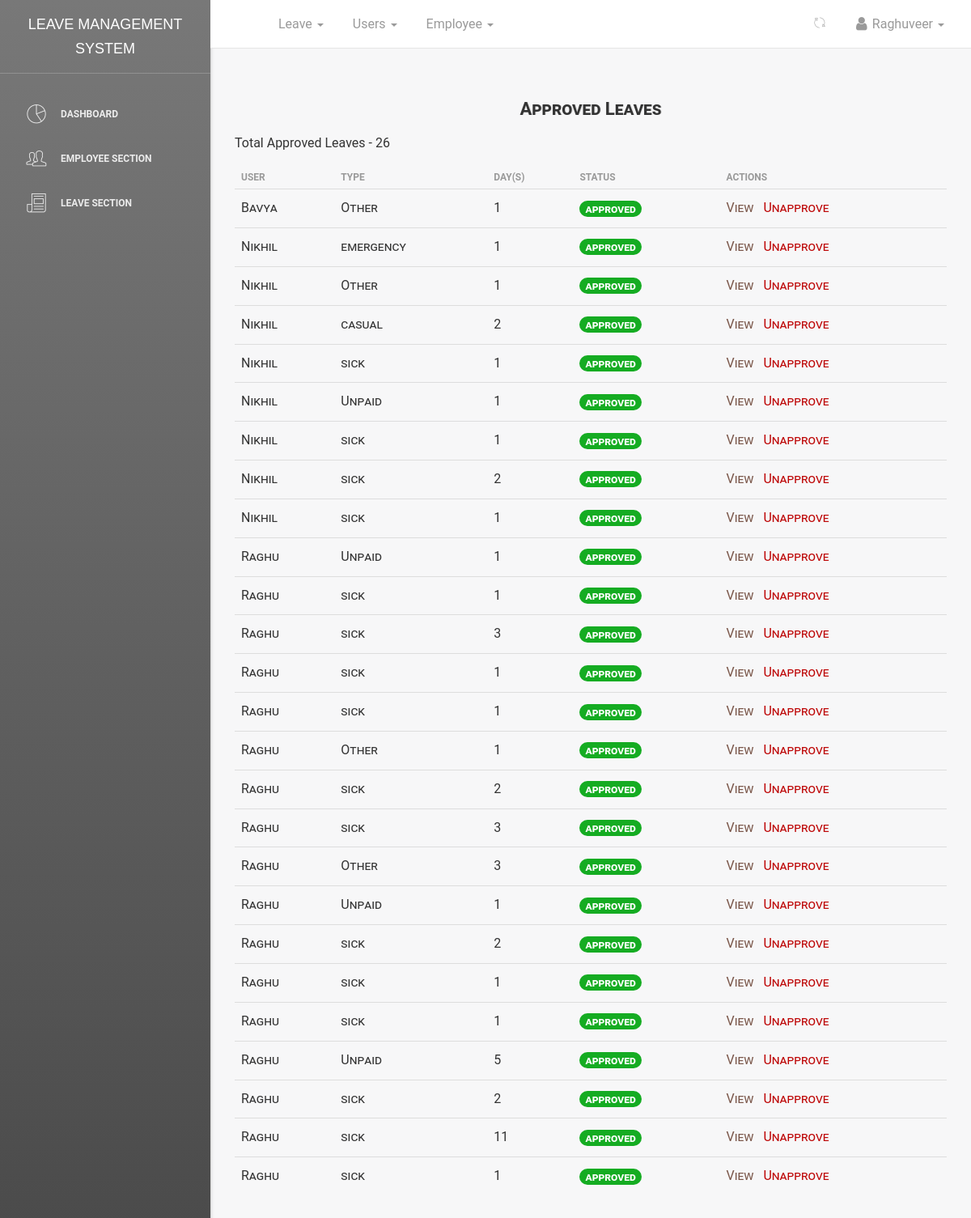
Page /dashboard/leaves/approved/all/ (signed in) on the committed database.
### leave/models.py (models this page shows, shortened)
class Leave(models.Model):
    user = models.ForeignKey(User, on_delete=models.CASCADE, default=1)
    startdate = models.DateField(verbose_name=_('Start Date'), help_text='leave start date is on ..', null=True,
                                 blank=False)
    enddate = models.DateField(verbose_name=_('End Date'), help_text='comes back on', null=True, blank=False)
    leavetype = models.CharField(choices=LEAVE_TYPE, max_length=25, default=SICK, null=True, blank=False)
    reason = models.CharField(verbose_name=_('Reason for Leave'), max_length=255,
                              help_text='add additional information for leave', null=True, blank=True)
    status = models.CharField(max_length=12, default='pending')  # pending,approved,rejected,cancelled
    is_approved = models.BooleanField(default=False)  # hide
    updated = models.DateTimeField(auto_now=True, auto_now_add=False)
    created = models.DateTimeField(auto_now=False, auto_now_add=True)
    objects = LeaveManager()
    Tempdays = 0
    date_of_approved_leave = 0
    class Meta:
        verbose_name = _('Leave')
        verbose_name_plural = _('Leaves')
        ordering = ['-created']  # recent objects
    def businessDays(self, startdate, enddate):
        from datetime import timedelta
        test_date1, test_date2 = startdate, enddate
        dates = (test_date1 + timedelta(idx+1) for idx in range((test_date2 - test_date1).days))
        res = sum(1 for day in dates if day.weekday() < 5)
        holiday_list = [
            (12, 25),  # Christmas
            (7, 4)  # New Year
        ]
        for holiday_month, holiday_day in holiday_list:
            holiday_date = startdate.replace(month=holiday_month, day=holiday_day)
            if startdate <= holiday_date <= enddate:
                res -= 1
        return res
    @property
    def leave_days(self):
        days_count = ''
        startdate = self.startdate
        enddate = self.enddate
        if startdate > enddate:
            return
        dates = (enddate - startdate)
        Leave.Tempdays = dates.days
        print("leaves applied", Leave.Tempdays)
        busineesDay = self.businessDays(startdate, enddate)
        print("busineesDay : ", busineesDay)
        Leave.Tempdays = busineesDay
        Leave.date_of_approved_leave = self.created
        return busineesDay

### dashboard/views.py (the view)
# urls.py: path('leaves/approved/all/', views.leaves_approved_list, name='approvedleaveslist'),
def leaves_approved_list(request):
    if not request.user.is_superuser:
        return redirect('/')
    department_id = None
    if request.user.username == "Raghuveer":
        department_id = 3
    elif request.user.username == "Akhil":
        department_id = 4
    elif request.user.username == "Vasu":
        department_id = 2
    if department_id:
        leaves = Leave.objects.all_approved_leaves().filter(user__employee__department_id=department_id)
    return render(request, 'dashboard/leaves_approved.html', {'leave_list': leaves, 'title': 'approved leave list'})

### leave/manager.py (called while the page is built)
    def all_approved_leaves(self):
        return super().get_queryset().filter(status='approved')

### templates/dashboard/leaves_approved.html (shortened to what this page needs)
{% extends '_layout.html' %}
{% block navheader %}
{% include 'includes/navheader_employee_app.html' %}
{% endblock %}
{% block content %}
<section class="content">
    <section class="container-fluid">
        <section class="row">
            <section class="col col-sm-12 offset-sm-2">
                <div class="table-responsive table-shadow">
                    <div class="text-center table-description">
                        <h4 class="title-h3" style="text-shadow: 1px 0px rgba(0,0,0,0.11)">Approved Leaves</h4>
                    </div>
                    <section class="total-leaves-count">
                        {% if leave_list %}
                        <p>Total Approved Leaves - <span>{{ leave_list.count }}</span></p>
                        {% endif %}
                    </section>
                    <table class="table">
                        <thead>
                        <tr>
                            <th scope="col"><b>User</b></th>
                            <th scope="col"><b>Type</b></th>
                            <th scope="col"><b>Day(s)</b></th>
                            <th scope="col"><b>Status</b></th>
                            <th scope="col"><b>Actions</b></th>
                        </tr>
                        </thead>
                        <tbody>
                        {% for leave in leave_list %}
                        <tr>
                            <td>{{ leave.user }}</td>
                            <td>{{ leave.leavetype}}</td>
                            <td>{{ leave.leave_days }}</td>
                            <td><span class="badge badge-success"
                                      style="background-color:rgb(21, 172, 34); font-size: 14px;">{{ leave.status }}</span>
                            </td>
                            <td>
                                <a href="{% url 'dashboard:userleaveview' leave.id %}" style="color: #795548;">
                                    <span>View &nbsp;</span>
                                </a>
                                <a href="{% url 'dashboard:userleaveunapprove' leave.id %}" style="color:#bd0404;">
                                    <span>Unapprove</span>
                                </a>
                            </td>
                        </tr>
                        {% endfor %}
                        </tbody>
                    </table>
                </div>
            </section>
        </section>
    </section>
</section>
{% endblock %}

### templates/includes/navheader_employee_app.html (shortened to what this page needs)
{% load static %}
<nav class="navbar navbar-default navbar-fixed shadow">
    <div class="container-fluid">
        <div class="collapse navbar-collapse">
            <ul class="nav navbar-nav navbar-left">
                <li>
                    <a href="" class="dropdown-toggle" data-toggle="dropdown">
                    </a>
                </li>
                <li class="dropdown">
                    <a href="" class="dropdown-toggle" data-toggle="dropdown">
                        <p>
                            Leave
                            <b class="caret"></b>
                        </p>
                    </a>
                </li>
                {% if request.user.is_superuser %}
                <li class="dropdown">
                    <a href="" class="dropdown-toggle" data-toggle="dropdown">
                        <p>
                            Users
                            <b class="caret"></b>
                        </p>
                    </a>
                </li>
                {% endif %}
                {% if request.user.is_superuser %}
                <li class="dropdown">
                    <a href="" class="dropdown-toggle" data-toggle="dropdown">
                        <p>
                            Employee
                            <b class="caret"></b>
                        </p>
                    </a>
                </li>
                {% endif %}
            </ul>
            <ul class="nav navbar-nav navbar-right">
                <li class="dropdown">
                    <a href="" class="dropdown-toggle refresh-page" data-toggle="dropdown" title="Refresh Current Page">
                        <i class="pe-7s-refresh-2"></i>
                    </a>
                </li>
                <li class="dropdown">
                    <a href="" class="dropdown-toggle" data-toggle="dropdown">
                        <p>
                            <i class="fa fa-user"></i> {{ request.user}}
                            <b class="caret"></b>
                        </p>
                    </a>
                </li>
            </ul>
        </div>
    </div>
</nav>

### rows in the picture
Leave: user "Bavya", leavetype "Other", leave_days "1", status "approved"
Leave: user "Nikhil", leavetype "emergency", leave_days "1", status "approved"
Leave: user "Nikhil", leavetype "Other", leave_days "1", status "approved"
Leave: user "Nikhil", leavetype "casual", leave_days "2", status "approved"
Leave: user "Nikhil", leavetype "sick", leave_days "1", status "approved"
Leave: user "Nikhil", leavetype "Unpaid", leave_days "1", status "approved"
Leave: user "Nikhil", leavetype "sick", leave_days "1", status "approved"
Leave: user "Nikhil", leavetype "sick", leave_days "2", status "approved"
Leave: user "Nikhil", leavetype "sick", leave_days "1", status "approved"
Leave: user "Raghu", leavetype "Unpaid", leave_days "1", status "approved"
Leave: user "Raghu", leavetype "sick", leave_days "1", status "approved"
Leave: user "Raghu", leavetype "sick", leave_days "3", status "approved"
Leave: user "Raghu", leavetype "sick", leave_days "1", status "approved"
Leave: user "Raghu", leavetype "sick", leave_days "1", status "approved"
Leave: user "Raghu", leavetype "Other", leave_days "1", status "approved"
Leave: user "Raghu", leavetype "sick", leave_days "2", status "approved"
Leave: user "Raghu", leavetype "sick", leave_days "3", status "approved"
Leave: user "Raghu", leavetype "Other", leave_days "3", status "approved"
Leave: user "Raghu", leavetype "Unpaid", leave_days "1", status "approved"
Leave: user "Raghu", leavetype "sick", leave_days "2", status "approved"
Leave: user "Raghu", leavetype "sick", leave_days "1", status "approved"
Leave: user "Raghu", leavetype "sick", leave_days "1", status "approved"
Leave: user "Raghu", leavetype "Unpaid", leave_days "5", status "approved"
Leave: user "Raghu", leavetype "sick", leave_days "2", status "approved"
Leave: user "Raghu", leavetype "sick", leave_days "11", status "approved"
Leave: user "Raghu", leavetype "sick", leave_days "1", status "approved"

### other values in the picture
{{ request.user }} "Raghuveer"
{{ leave_list.count }} "26"
